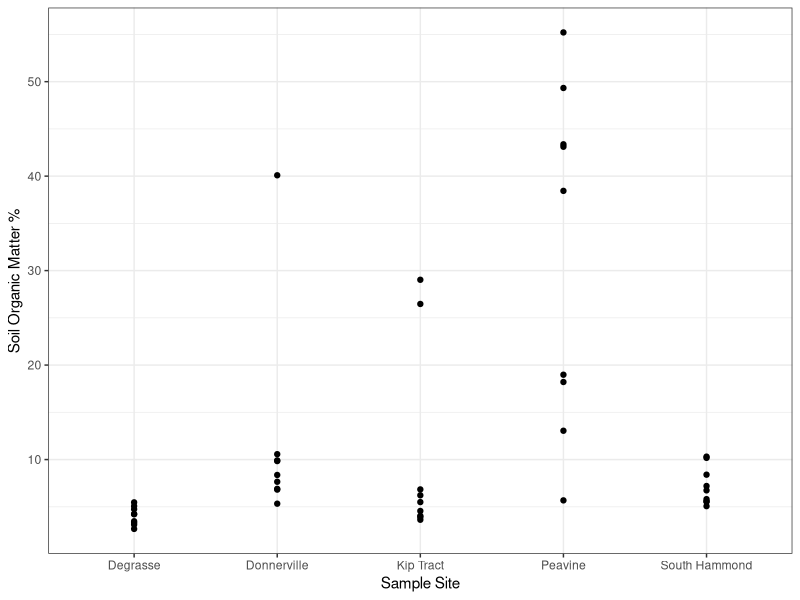
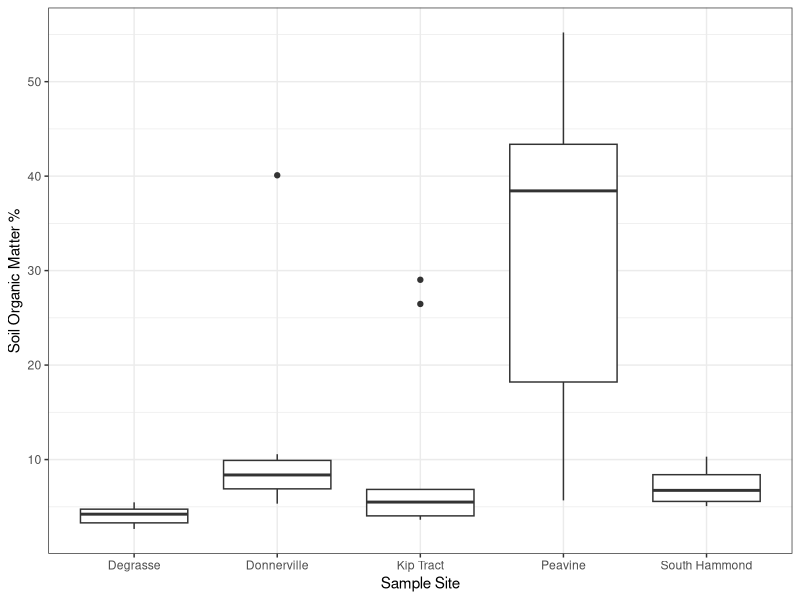
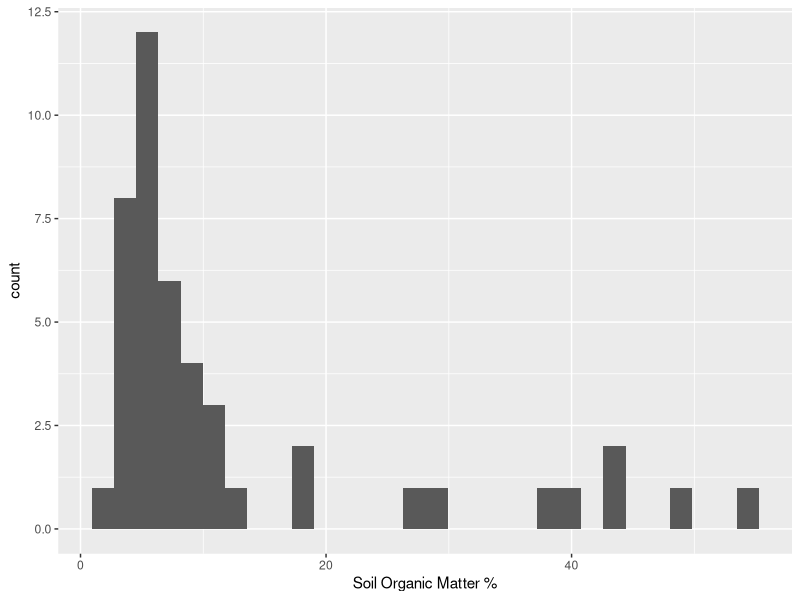
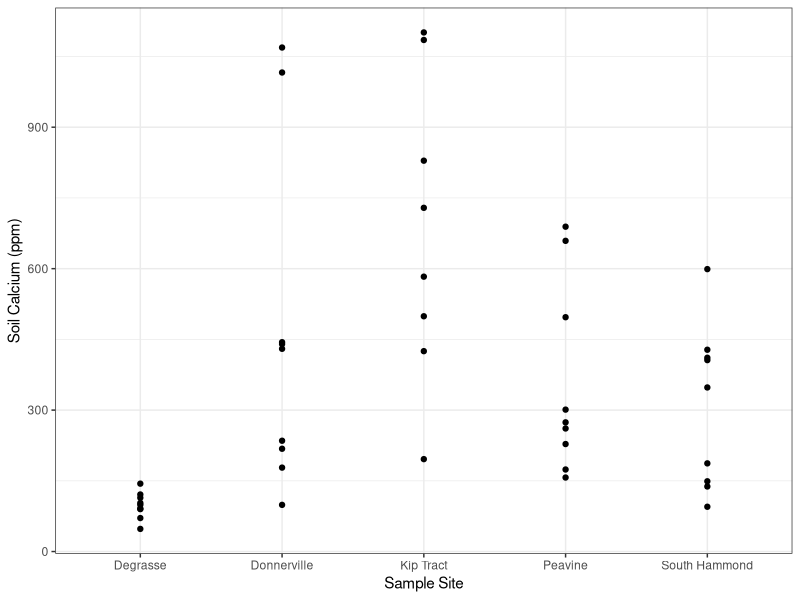
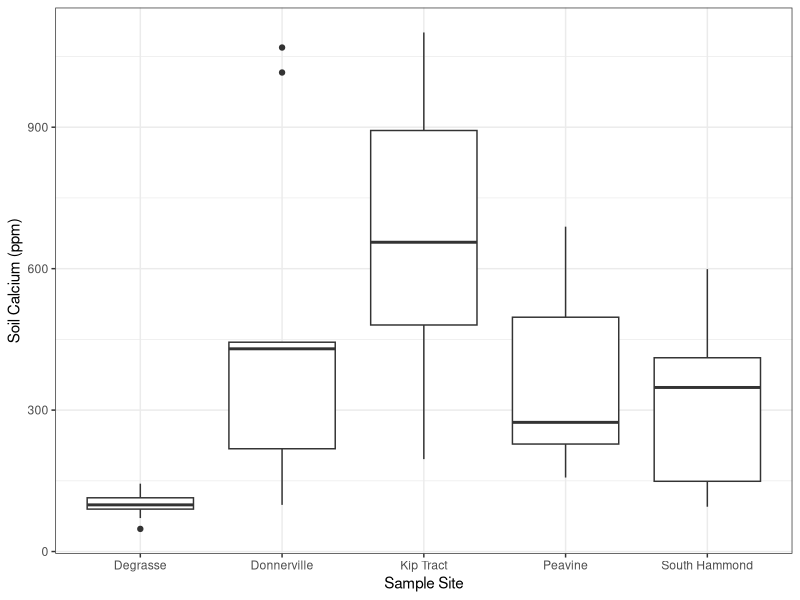
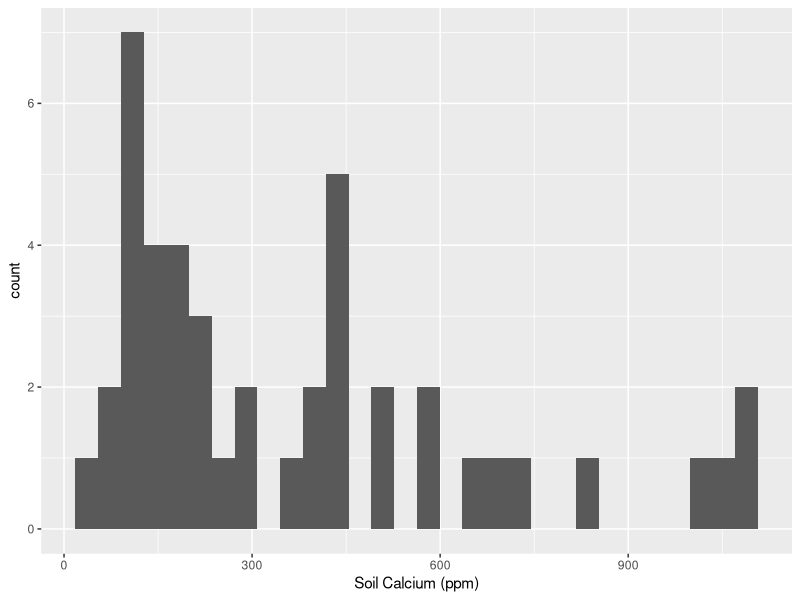

Recreate these plots in R, in order. (Note: this script raises an error after producing the figures.)
## ---- chunk 1
rm(list = ls())
library(here)
library(ggplot2)
library(dplyr)
## ---- chunk 2
DF <- read.csv(here("Data", "soil_data.csv"))
glimpse(DF)
## ---- chunk 3
DF <- DF %>%
  mutate(Site = case_when(
    startsWith(Field.Name, "DEGRASSE") ~ "Degrasse", 
    startsWith(Field.Name, "DONNERVILLE") ~ "Donnerville", 
    startsWith(Field.Name, "KIP") ~ "Kip Tract", 
    startsWith(Field.Name, "PEAVINE") ~ "Peavine", 
    startsWith(Field.Name, "SOUTH") ~ "South Hammond"
    ))
## ---- chunk 4
ggplot(DF, aes(x = Site, y = SOM_percent)) +
  geom_point() +
  xlab("Sample Site") +
  ylab("Soil Organic Matter %") +
  theme_bw()
## ---- chunk 5
ggplot(DF, aes(x = Site, y = SOM_percent)) +
  geom_boxplot() +
  xlab("Sample Site") +
  ylab("Soil Organic Matter %") +
  theme_bw()
## ---- chunk 6
ggplot(DF, aes(x = SOM_percent)) +
  geom_histogram() +
  xlab("Soil Organic Matter %")
## ---- chunk 7
ggplot(DF, aes(x = Site, y = Ca.ppm)) +
  geom_point() +
  xlab("Sample Site") +
  ylab("Soil Calcium (ppm)") +
  theme_bw()
## ---- chunk 8
ggplot(DF, aes(x = Site, y = Ca.ppm)) +
  geom_boxplot() +
  xlab("Sample Site") +
  ylab("Soil Calcium (ppm)") +
  theme_bw()
## ---- chunk 9
ggplot(DF, aes(x = Ca.ppm)) +
  geom_histogram() +
  xlab("Soil Calcium (ppm)")
## ---- chunk 10
ggplot(DF, aes(x = Nitrate.N.ppm))+
  geome_histogram()
